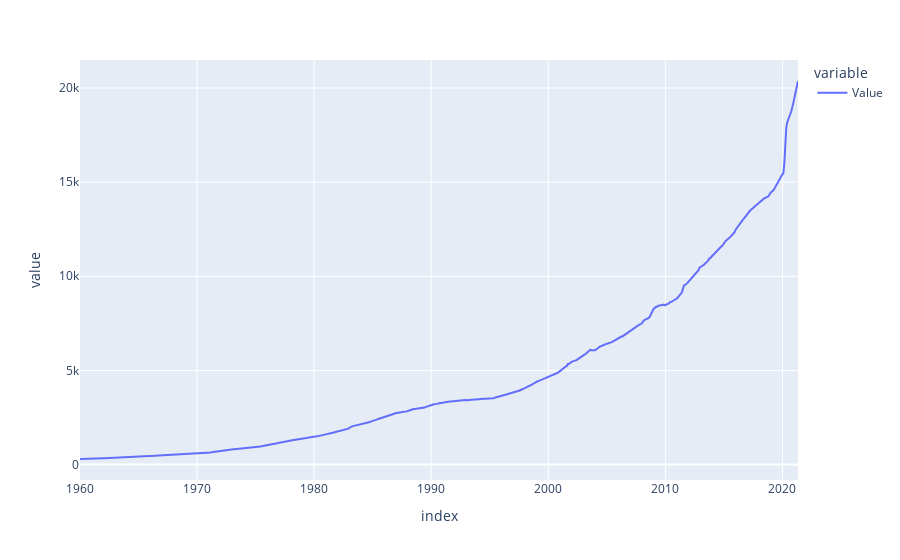

This figure's notebook cell:
### Code cell
px.line(m3_usa)

### Figure 1 — Plotly figure (JSON) as saved in the notebook; plotly's stock layout.template omitted (floating-point values rounded to 4 significant figures; data arrays with more than 128 entries replaced by an {"elided": "..."} marker saying what was removed)
{"data": [{"hovertemplate": "variable=Value<br>index=%{x}<br>value=%{y}<extra></extra>", "legendgroup": "Value", "line": {"color": "#636efa", "dash": "solid"}, "mode": "lines", "name": "Value", "orientation": "v", "showlegend": true, "type": "scatter", "x": {"elided": "737 str values"}, "xaxis": "x", "y": {"elided": "737 float values"}, "yaxis": "y"}], "layout": {"autosize": true, "legend": {"title": {"text": "variable"}, "tracegroupgap": 0}, "margin": {"t": 60}, "xaxis": {"anchor": "y", "autorange": true, "domain": [0, 1], "range": ["1960-01-01", "2021-05-01"], "title": {"text": "index"}, "type": "date"}, "yaxis": {"anchor": "x", "autorange": true, "domain": [0, 1], "range": [-816.9, 21490.0], "title": {"text": "value"}, "type": "linear"}}}
